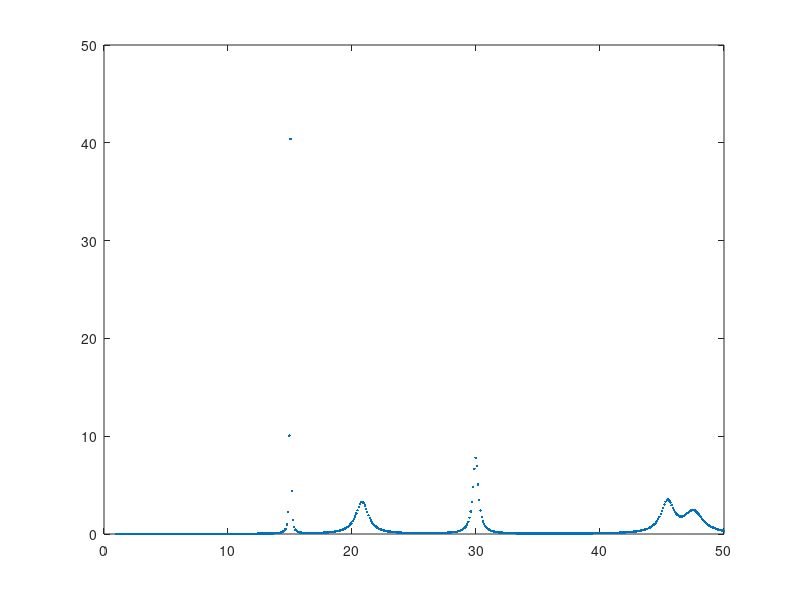

Here is the MATLAB script that generated this plot:
%% simple form of pole parameterization

% f = @(E,x,a) 0 ; 
% a = [10+0.5i, 15+0.5i]; % location plus width 
% x = [2*exp(3*pi/2*1i), 2*exp(3*pi/2*1i)]; % in the exponent rotation will change the type of res (scat, cap ect)
% % e should be sqrt(E), we need to fit kennys data with this
% % fit Esig(E) to Re(r/z-p) where z=sqrt(E)
% 
% for i = 1:1
%     f = @(E) f(E) + real(x(i)./(E-a(i))) ; %+ 1 + 2*3;
% end
% 
% figure(3);clf
% plot(energies, f(energies),'DisplayName','simple form'); hold on

%%
re_sample_resparm = true;
run_baron_bool = false;
plotting = true;

NumPeaks = 5;
parm_per_res = 4;
parm_per_window = NumPeaks*parm_per_res;

WE = linspace(1, 50, 500);
if re_sample_resparm
    Elevels = rand(1,NumPeaks).*max(WE);
    widths = rand(1,NumPeaks);
end

z=WE;

p = []; r = []; %p = 10+0.1i; r = 2*exp(3*pi/2*1i);
for iRes = 1:NumPeaks
    p = [p, Elevels(iRes)+widths(iRes)*1i]; 
    r = [r, 2*exp(3*pi/2*1i)];
end


f = @(c,b) 0; 
for iRes = 1:NumPeaks
%     f = @(rr,irip,rp,ipsqr) -irip(iRes)./((rp(iRes)-z).^2+ipsqr) + rr(iRes).*(rp(iRes)-z)./((rp(iRes)-z).^2+ipsqr(iRes)) ;
    f = @(w) f(w) + -w(2+4*(iRes-1))./((w(3+4*(iRes-1))-z).^2+w(4+4*(iRes-1))) + w(1+4*(iRes-1)).*(w(3+4*(iRes-1))-z)./((w(3+4*(iRes-1))-z).^2+w(4+4*(iRes-1))) ;
end

ir = imag(r);
rr = real(r);
ip = imag(p);
rp = real(p);

sol_parm = [];
for iRes = 1:NumPeaks
    sol_parm = [sol_parm rr(iRes),ir(iRes)*ip(iRes),rp(iRes),ip(iRes)^2];
end

xs = @(w) f(w);
true_xs = xs(sol_parm); 

if plotting
    myfig = figure('Visible', 'off');
%     set(myfig,'Visible', 'off');
    plot(WE, true_xs,'.','DisplayName','true'); hold on
end

f_obj = @(w) sum((xs(w)-true_xs).^2) ;


%% solve with baron

if run_baron_bool

MinVec = [-100 -100 -100 -100];
MaxVec = [100 100 100 100];

A_Lower=[diag(ones(1,parm_per_window)),zeros(parm_per_window,NumPeaks)];
A_Upper=[diag(ones(1,parm_per_window)),zeros(parm_per_window,NumPeaks)];
for jj=1:NumPeaks
    Index1=4*(jj-1); % striding function
    Index2=parm_per_window+jj;
    A_Lower([1+Index1,2+Index1,3+Index1,4+Index1],Index2)=-MinVec;
    A_Upper([1+Index1,2+Index1,3+Index1,4+Index1],Index2)=-MaxVec;
end

EnergyOrder=zeros(NumPeaks-1,4*NumPeaks);
PeakSpacing=5;
for jj=1:(NumPeaks-1)
    EnergyOrder(jj,3+parm_per_res*(jj-1))=-1;
    EnergyOrder(jj,3+parm_per_res*jj)=1;
    EnergyOrder(jj,parm_per_window+jj)=-PeakSpacing/2;
    EnergyOrder(jj,parm_per_window+(jj+1))=-PeakSpacing/2;
end

TotalRM_PerWindow = NumPeaks*parm_per_res;
TotalParm_PerWindow=NumPeaks*(parm_per_res+1);

% A = [A_Lower;A_Upper;EnergyOrder]; 
% SC_LowerBounds=[zeros(1,TotalRM_PerWindow),inf(1,TotalRM_PerWindow),zeros(1,NumPeaks-1)];
% SC_UpperBounds=[-inf(1,TotalRM_PerWindow),zeros(1,TotalRM_PerWindow),inf(1,NumPeaks-1)];
A = [A_Lower;A_Upper]; 
SC_LowerBounds=[zeros(1,TotalRM_PerWindow),inf(1,TotalRM_PerWindow)];
SC_UpperBounds=[-inf(1,TotalRM_PerWindow),zeros(1,TotalRM_PerWindow)];
lb=[repmat(MinVec,1,NumPeaks),ones(1,NumPeaks)];
ub=[repmat(MaxVec,1,NumPeaks),ones(1,NumPeaks)];

Options=baronset('threads',4,'PrLevel',1,'CutOff',1,'DeltaTerm',1,'EpsA',0.1,'MaxTime',10*60);
% Options=baronset('threads',4,'PrLevel',1,'CutOff',1,'MaxTime',5*60);
xtype=squeeze(char([repmat(["C","C","C","C"],1,NumPeaks),repmat(["B"],1,NumPeaks)]))';

x0 = NaN(1,4*NumPeaks+NumPeaks); %NaN(1,4*peaks+peaks);
% x0 = w; 

[w,~,~,~] = baron(f_obj,A,SC_LowerBounds,SC_UpperBounds,lb,ub,[],[],[],xtype,x0, Options);


if plotting
    plot(WE,xs(w), 'DisplayName','baron sol')
    legend()
    saveas(myfig,'figure.png');
end

end